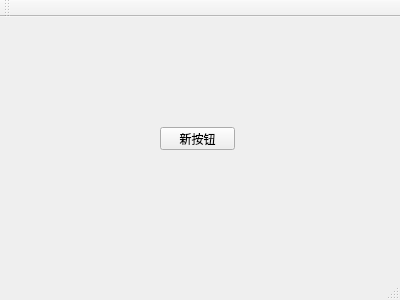
<?xml version="1.0" encoding="UTF-8"?>
<ui version="4.0">
 <class>MainWindow</class>
 <widget class="QMainWindow" name="MainWindow">
  <property name="geometry">
   <rect>
    <x>0</x>
    <y>0</y>
    <width>400</width>
    <height>300</height>
   </rect>
  </property>
  <property name="windowTitle">
   <string>MainWindow</string>
  </property>
  <widget class="QWidget" name="centralWidget">
   <widget class="QPushButton" name="pushButton">
    <property name="geometry">
     <rect>
      <x>160</x>
      <y>110</y>
      <width>75</width>
      <height>23</height>
     </rect>
    </property>
    <property name="text">
     <string>新按钮</string>
    </property>
   </widget>
  </widget>
  <widget class="QMenuBar" name="menuBar">
   <property name="geometry">
    <rect>
     <x>0</x>
     <y>0</y>
     <width>400</width>
     <height>23</height>
    </rect>
   </property>
  </widget>
  <widget class="QToolBar" name="mainToolBar">
   <attribute name="toolBarArea">
    <enum>TopToolBarArea</enum>
   </attribute>
   <attribute name="toolBarBreak">
    <bool>false</bool>
   </attribute>
  </widget>
  <widget class="QStatusBar" name="statusBar"/>
 </widget>
 <layoutdefault spacing="6" margin="11"/>
 <resources/>
 <connections/>
</ui>
